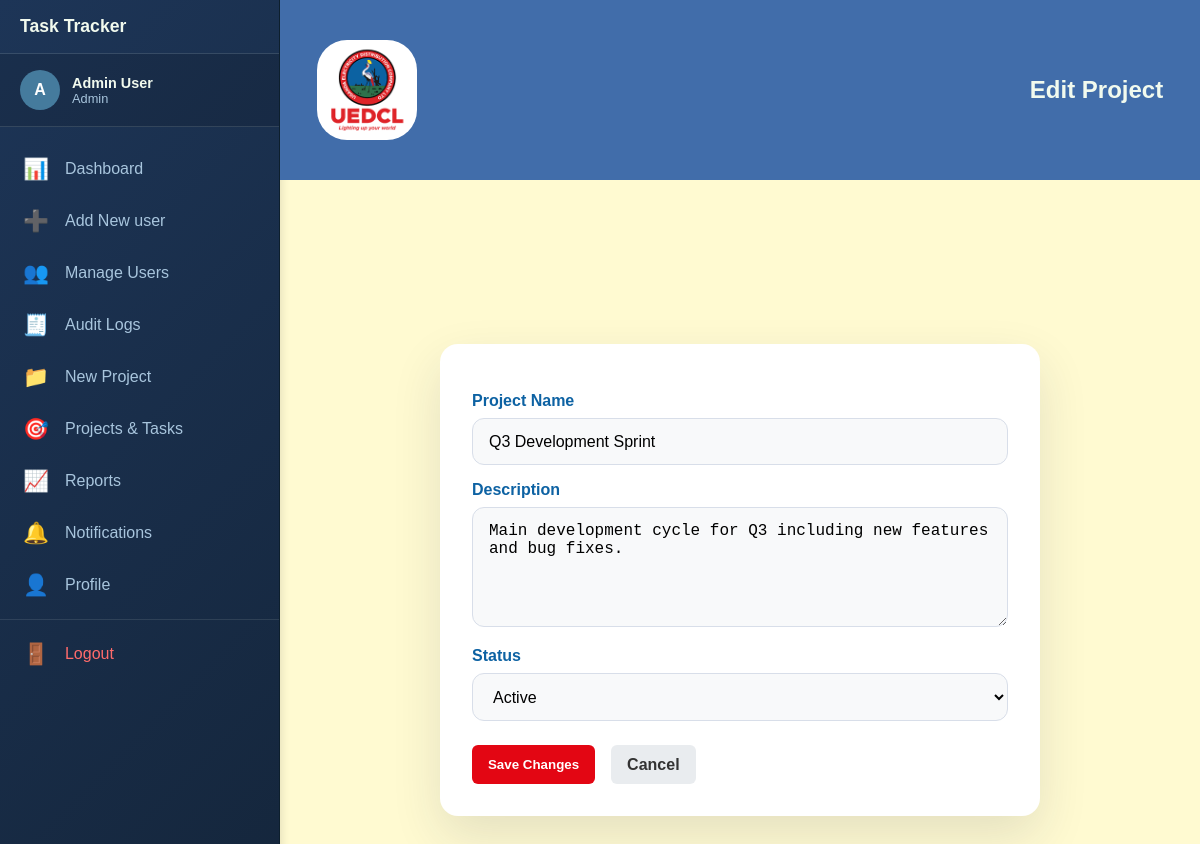
/project_edit.php?id=1 (signed in), run on the app's committed database.
### tables this page shows
CREATE TABLE `projects` (
  `id` INT UNSIGNED AUTO_INCREMENT PRIMARY KEY,
  `name` VARCHAR(255) NOT NULL,
  `description` TEXT,
  `status` ENUM('active', 'on_hold', 'completed') NOT NULL DEFAULT 'active',
  `created_by` INT UNSIGNED NOT NULL,
  `created_at` TIMESTAMP DEFAULT CURRENT_TIMESTAMP,
  `updated_at` TIMESTAMP DEFAULT CURRENT_TIMESTAMP ON UPDATE CURRENT_TIMESTAMP,
  INDEX (`created_by`),
  CONSTRAINT `projects_created_by_fk` FOREIGN KEY (`created_by`) REFERENCES `users` (`id`) ON DELETE CASCADE
);

### app/init.php (called while the page is built, shortened)
<?php
function db(): PDO
{
    $dsn = 'mysql:host=127.0.0.1;dbname=employee_task_tracker;charset=utf8mb4';
    $user = 'root';
    $password = '';
    $pdo = new PDO($dsn, $user, $password, [
        PDO::ATTR_ERRMODE => PDO::ERRMODE_EXCEPTION,
        PDO::ATTR_DEFAULT_FETCH_MODE => PDO::FETCH_ASSOC,
    ]);
    return $pdo;
}
function findProjectById(int $id): ?array
{
    $stmt = db()->prepare('SELECT * FROM projects WHERE id = :id');
    $stmt->execute(['id' => $id]);
    return $stmt->fetch() ?: null;
}

### project_edit.php (the view, shortened to what this page needs)
<?php
require_once __DIR__ . '/app/init.php';
$id = intval($_GET['id'] ?? 0);
$project = findProjectById($id);
?>
<!DOCTYPE html>
<html lang="en">
<head>
    <link rel="stylesheet" href="assets/styles.css">
</head>
<body>
    <?php require_once __DIR__ . '/includes/sidebar.php'; ?>
    <header class="site-header">
        <div class="container">
            <img src="images/logo.png" alt="logo" class="login-logo">
            <h1>Edit Project</h1>
        </div>
    </header>
    <main class="container form-page">
        <form method="post" action="">
            <label for="name">Project Name</label>
            <input type="text" id="name" name="name" value="<?= htmlspecialchars($project['name']) ?>" required>
            <label for="description">Description</label>
            <textarea id="description" name="description"><?= htmlspecialchars($project['description']) ?></textarea>
            <label for="status">Status</label>
            <select id="status" name="status">
                <option value="active" <?= $project['status'] === 'active' ? 'selected' : '' ?>>Active</option>
            </select>
            <div style="display: flex; gap: 1rem; margin-top: 1.5rem; flex-wrap: wrap;">
                <button class="button primary" type="submit">Save Changes</button>
                <a href="project_task_management.php" class="button secondary">Cancel</a>
            </div>
        </form>
    </main>
</body>
</html>

### assets/styles.css (style rules this page uses)
* { box-sizing: border-box; }
body { margin: 0; font-family: Arial, sans-serif; background: #fffad1; color: #0d62a3; }
.container { width: min(1100px, 92%); margin: 0 auto; padding: 1.5rem 0; }
.login-logo { border-radius: 30%; width: 100px; height: auto; }
.site-header { background: #416daa; color: #f1faee; padding: 1rem 0; }
.site-header .container { display: flex; align-items: center; justify-content: space-between; }
.site-header h1 { margin: 0; font-size: 1.5rem; }
.button, .link-button { display: inline-block; padding: 0.65rem 1rem; border-radius: 6px; text-decoration: none; border: none; cursor: pointer; font-weight: 600; }
.button.primary { background: #e30613; color: white; }
.button.secondary, .link-button { background: #e9ecef; color: #333; }
.login-page, .form-page { min-height: 100vh; display: flex; align-items: center; justify-content: center; padding: 2rem; }
.login-form, .form-page form { width: min(600px, 100%); padding: 2rem; background: white; border-radius: 18px; box-shadow: 0 20px 50px rgba(32, 45, 71, 0.12); }
label { display: block; margin-bottom: 0.5rem; margin-top: 1rem; font-weight: 600; }
input, textarea, select { width: 100%; padding: 0.85rem 1rem; border-radius: 12px; border: 1px solid #d8dee9; background: #f8f9fa; font-size: 1rem; }
textarea { min-height: 120px; resize: vertical; }
body { display: grid; grid-template-columns: auto 1fr; grid-template-rows: auto 1fr; min-height: 100vh; }
.site-header { grid-column: 2; grid-row: 1; }
main { grid-column: 2; grid-row: 2; overflow-y: auto; }

### data on the page
projects: name "Q3 Development Sprint", description "Main development cycle for Q3 including new features and bug fixes.", status "Active"

### other printed values
substr($_SESSION['user']['name'], 0, 1) "A"
substr($_SESSION['user']['name'], 0, 15) "Admin User"
$_SESSION['user']['role'] "Admin"
